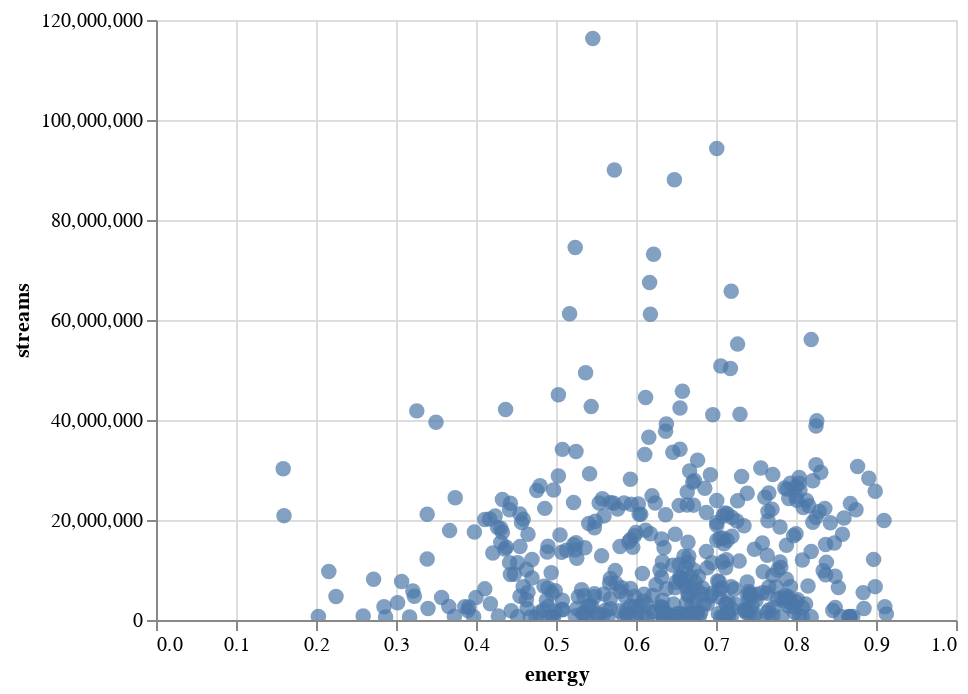

The notebook cell saved with this chart:
### Code cell
alt.Chart(df).mark_circle(size=60).encode(
    x= 'energy',
    y='streams',
    tooltip=[ 'energy','streams']
).interactive()

### Figure 1 — Vega-Lite specification as saved in the notebook (floating-point values rounded to 4 significant figures; data arrays with more than 128 entries replaced by an {"elided": "..."} marker saying what was removed)
{"config": {"view": {"continuousWidth": 400, "continuousHeight": 300}}, "data": {"name": "data-5128c5da305daf28d6bf299d6d50e9e1"}, "mark": {"type": "circle", "size": 60}, "encoding": {"tooltip": [{"field": "energy", "type": "quantitative"}, {"field": "streams", "type": "quantitative"}], "x": {"field": "energy", "type": "quantitative"}, "y": {"field": "streams", "type": "quantitative"}}, "selection": {"selector007": {"type": "interval", "bind": "scales", "encodings": ["x", "y"]}}, "$schema": "https://vega.github.io/schema/vega-lite/v4.17.0.json", "datasets": {"data-5128c5da305daf28d6bf299d6d50e9e1": {"elided": "447 records"}}}
